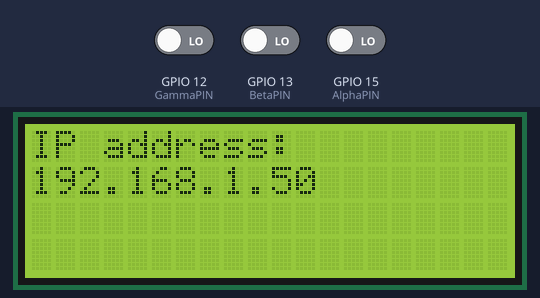
Simulated run of this sketch. Board: ESP8266 (NodeMCU). On the bench: 20×4 character LCD. Inputs (shaded band) come from the test bench; at power-on: GPIO 12 (GammaPIN) LOW, GPIO 13 (BetaPIN) LOW, GPIO 15 (AlphaPIN) LOW. WiFi joins after 1.5 s; servers stay silent unless stated; what the sketch prints to the serial monitor is not drawn.

Above: at 5.2 s.
At 10.2 s:
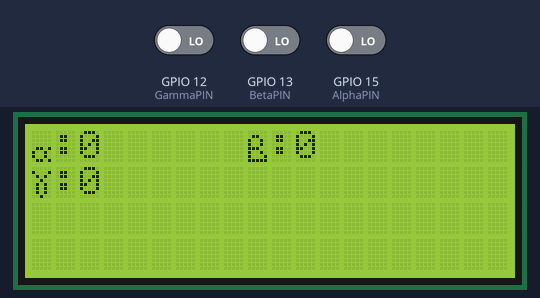

Measured:
- what the display in image 0 shows lasts 5.0 s, from 5.1 s to 10.1 s

The sketch:

Project_Raven.ino
```cpp
#include <Ticker.h>
#include <Wire.h>
#include <LiquidCrystal_I2C.h>
#include <ESP8266WiFi.h>
#include <WiFiClient.h>
#include <ESP8266WebServer.h>
#include "index.h" //Our HTML webpage contents with javascripts
#define LED 2

LiquidCrystal_I2C lcd(0x27,20,4);
Ticker ticker;

const int  AlphaPIN = 15; //D8
const int  BetaPIN = 13; //D7
const int  GammaPIN = 12; //D6
int AlphaClickCounter = 0;
int AlphaState = 0;
int lastAlphaState = 0;
int BetaClickCounter = 0;
int BetaState = 0;
int lastBetaState = 0;
int GammaClickCounter = 0;
int GammaState = 0;
int lastGammaState = 0;
int i = 0;

//SSID and Password of your WiFi router
const char* ssid = "TIP-QC-WIFI";
const char* password = "T!pqc-938";

ESP8266WebServer server(80);

byte AlphaChar[] = {
  B00000,
  B00000,
  B00000,
  B00000,
  B01101,
  B10010,
  B10010,
  B01101
};

byte BetaChar[] = {
  B00000,
  B01100,
  B10010,
  B10010,
  B11100,
  B10010,
  B10001,
  B11111
};

byte GammaChar[] = {
  B00000,
  B10001,
  B01010,
  B00100,
  B01010,
  B01010,
  B01010,
  B00100
};

void Print(){
  lcd.clear();
  AlphaClickCounter = AlphaClickCounter;
  Serial.println("Alpha: ");
  Serial.println(AlphaClickCounter);
  lcd.createChar(0,AlphaChar);
  lcd.setCursor(0,0);
  lcd.write(0);
  lcd.print(":");
  lcd.print(AlphaClickCounter);
  AlphaClickCounter = 0;
  BetaClickCounter = BetaClickCounter;
  Serial.println("Beta: ");
  Serial.println(BetaClickCounter);
  lcd.createChar(1,BetaChar);
  lcd.setCursor(9,0);
  lcd.write(1);
  lcd.print(":");
  lcd.print(BetaClickCounter);
  BetaClickCounter = 0;
  GammaClickCounter = GammaClickCounter;
  Serial.println("Gamma: ");
  Serial.println(GammaClickCounter);
  lcd.createChar(2,GammaChar);
  lcd.setCursor(0,1);
  lcd.write(2);
  lcd.print(":");
  lcd.print(GammaClickCounter);
  GammaClickCounter = 0;
}

int AlphaSave(){
  AlphaState = digitalRead(AlphaPIN);
  if (AlphaState != lastAlphaState) {
    if (AlphaState == HIGH) {
    // if the state has changed, increment the counter
      AlphaClickCounter++;
    }
  }
lastAlphaState = AlphaState;
}

int BetaSave(){
  BetaState = digitalRead(BetaPIN);
  if (BetaState != lastBetaState) {
    if (BetaState == HIGH) {
    // if the state has changed, increment the counter
      BetaClickCounter++;
    }
  }
lastBetaState = BetaState;
}

int GammaSave(){
  GammaState = digitalRead(GammaPIN);
  if (GammaState != lastGammaState) {
    if (GammaState == HIGH) {
    // if the state has changed, increment the counter
      GammaClickCounter++;
    }
  }
lastGammaState = GammaState;
}

void handleRoot() {
 String s = MAIN_page; //Read HTML contents
 server.send(200, "text/html", s); //Send web page
}

void handleData() {
 int a = AlphaClickCounter;
 int b = BetaClickCounter;
 int c = GammaClickCounter;
 String AlphaValue = String(a);
 String BetaValue = String(b);
 String GammaValue = String(c);
 String RadData = AlphaValue + "~" + BetaValue+ "~" +GammaValue;
 digitalWrite(LED,!digitalRead(LED)); //Toggle LED on data request ajax
 server.send(200, "text/plane", RadData);
}


void setup() {
  // put your setup code here, to run once:
  pinMode(AlphaPIN, INPUT);
  pinMode(BetaPIN, INPUT);
  pinMode(GammaPIN, INPUT);
  Serial.begin(115200);
  WiFi.begin(ssid, password);     //Connect to your WiFi router
  Serial.println("");
  lcd.init();  //change to init or begin kung di gumana
  lcd.backlight();
  lcd.setCursor(0,0);
  // Wait for connection
  lcd.print("CONNECTING...");
  delay(5000); //Wait period hanggang makaconnect
  lcd.clear();
  //if not connected
  if (WiFi.status() != WL_CONNECTED) {
    while(i < 1){
      i = i+1;
      lcd.setCursor(0,0);
      lcd.print("Not Connected");
      lcd.setCursor(0,1);
      lcd.print("Offline Mode");
      delay(3000);
    }
    loop();
    ticker.attach(5,Print);
    //ticker.attach(5,BetaPrint);
    //ticker.attach(5,GammaPrint);

}

  //if connected
  //dito ka magsetup for web server
  if (WiFi.status() == WL_CONNECTED) {
  Serial.println("");
  lcd.setCursor(0,0);
  Serial.print("Connected to ");
  Serial.println(ssid);
  Serial.print("IP address: ");
  lcd.setCursor(0,0);
  lcd.print("IP address: ");
  Serial.println(WiFi.localIP());
  lcd.setCursor(0,1);
  lcd.print(WiFi.localIP());
  ticker.attach(5,Print);
  //ticker.attach(5,BetaPrint);
  //ticker.attach(5,GammaPrint);
  server.on("/", handleRoot);
  server.on("/readData", handleData);
  //server.on("/readBeta", handleBeta);
  //server.on("/readGamma", handleGamma);
  server.begin();
  Serial.println("Server Started");
}
}

void loop() {
  AlphaSave();
  BetaSave();
  GammaSave();
  server.handleClient();

}
```

index.h
```cpp
const char MAIN_page[] PROGMEM = R"=====(
<!doctype html>
<html>

<head>
	<title>Project Raven</title>

	<script src = "https://cdnjs.cloudflare.com/ajax/libs/Chart.js/2.7.3/Chart.min.js"></script>
	<style>
	canvas{
		-moz-user-select: none;
		-webkit-user-select: none;
		-ms-user-select: none;
	}

	/* Data Table Styling */
	#dataTable {
	  font-family: "Trebuchet MS", Arial, Helvetica, sans-serif;
	  border-collapse: collapse;
	  width: 100%;
	}

	#dataTable td, #dataTable th {
	  border: 1px solid #ddd;
	  padding: 8px;
	}

	#dataTable tr:nth-child(even){background-color: #f2f2f2;}

	#dataTable tr:hover {background-color: #ddd;}

	#dataTable th {
	  padding-top: 12px;
	  padding-bottom: 12px;
	  text-align: left;
	  background-color: #4CAF50;
	  color: white;
	}
	</style>
</head>

<body>
    <div style="text-align:center;"><b>Project Raven</b><br>Background Radiation Detector</div>
    <div class="chart-container" position: relative; height:350px; width:100%">
        <canvas id="Chart" width="400" height="400"></canvas>
    </div>
<div>
	<table id="dataTable">
<th>Time</th>
<th>Alpha</th>
<th>Beta</th>
<th>Gamma</th>
</tr>
</table>
</div>
<br>
<br>

<script>

var AlphaVal = [];
var BetaVal = [];
var GammaVal = [];
var timeStamp = [];
var MaxDataPoints = 20;

function Destroy(){
  if(AlphaVal.length == 20){
    AlphaVal.shift();
    BetaVal.shift();
    GammaVal.shift();
    timeStamp.shift();
  }
}

function showGraph()
{
    for (i = 0; i < arguments.length; i++) {
    AlphaVal.push(arguments[i]);
	  BetaVal.push(arguments[i]);
	  GammaVal.push(arguments[i]);

   }
    var ctx = document.getElementById("Chart").getContext('2d');
    var Chart2 = new Chart(ctx, {
        type: 'line',
        data: {
            labels: timeStamp,	//Bottom Labeling
            datasets: [{
                label: "Alpha",
                fill: false,  //Try with true
                backgroundColor: 'rgba( 243, 156, 18 , 1)', //Dot marker color
                borderColor: 'rgba( 243, 156, 18 , 1)', //Graph Line Color
                data: AlphaVal,},{
                label: "Beta",
                fill: false,  //Try with true
                backgroundColor: 'rgba( 178,34,34 , 1)', //Dot marker color
                borderColor: 'rgba( 178,34,34 , 1)',  //Graph Line Color
                data: BetaVal,},{
                label: "Gamma",
                fill: false,  //Try with true
                backgroundColor: 'rgba( 0,255,255 , 1)', //Dot marker color
                borderColor: 'rgba( 0,255,255 , 1)',  //Graph Line Color
                data: GammaVal,
            }],
        },
        options: {
            title: {
                    display: true,
                    text: "Background Radiation"
                },
            maintainAspectRatio: false,
            elements: {
            line: {
                    tension: 0.5 //Smoothening (Curved) of data lines
                }
            },
            scales: {
                    yAxes: [{
                        ticks: {
                            beginAtZero:true
                        }
                    }]
            }
        }
    });

}

//On Page load show graphs
window.onload = function() {
	console.log(new Date().toLocaleTimeString());
 showGraph();
};

setInterval(function() {
  // Call a function repetatively with 5 Second interval
  getData();
}, 5000); //5000mSeconds update rate

function getData() {
  var xhttp = new XMLHttpRequest();


  xhttp.onreadystatechange = function() {
    if (this.readyState == 4 && this.status == 200) {
     //Push the data in array
	var time = new Date().toLocaleTimeString();
  var data = this.responseText;
  var dataFix = data.split('~');
	var AlphaValue = dataFix[0];
	var BetaValue = dataFix[1];
	var GammaValue = dataFix[2];
      AlphaVal.push(AlphaValue);
      BetaVal.push(BetaValue);
      GammaVal.push(GammaValue);
      timeStamp.push(time);
      Destroy();
      showGraph();	//Update Graphs
	//Update Data Table
	  var table = document.getElementById("dataTable");
	  var row = table.insertRow(1);	//Add after headings
	  var cell1 = row.insertCell(0);
	  var cell2 = row.insertCell(1);
	  var cell3 = row.insertCell(2);
	  var cell4 = row.insertCell(3);
	  cell1.innerHTML = time;
	  cell2.innerHTML = AlphaValue;
	  cell3.innerHTML = BetaValue;
	  cell4.innerHTML = GammaValue;
    }
  };
  xhttp.open("GET", "readData", true);
  xhttp.send();
  //xhttp.open("GET", "readBeta", true);
  //xhttp.send();
  //xhttp.open("GET", "readGamma", true);
  //xhttp.send();
}

</script>
</body>

</html>

)=====";
```
